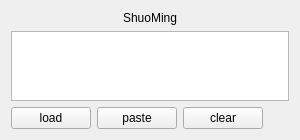
<?xml version="1.0" encoding="UTF-8"?>
<ui version="4.0">
 <class>SeedWidget</class>
 <widget class="QWidget" name="SeedWidget">
  <property name="geometry">
   <rect>
    <x>0</x>
    <y>0</y>
    <width>300</width>
    <height>138</height>
   </rect>
  </property>
  <property name="sizePolicy">
   <sizepolicy hsizetype="Preferred" vsizetype="Preferred">
    <horstretch>0</horstretch>
    <verstretch>0</verstretch>
   </sizepolicy>
  </property>
  <property name="maximumSize">
   <size>
    <width>300</width>
    <height>138</height>
   </size>
  </property>
  <property name="windowTitle">
   <string>Form</string>
  </property>
  <layout class="QVBoxLayout" name="verticalLayout">
   <item>
    <widget class="QLabel" name="label_shuoMing">
     <property name="text">
      <string>ShuoMing</string>
     </property>
     <property name="alignment">
      <set>Qt::AlignCenter</set>
     </property>
     <property name="wordWrap">
      <bool>true</bool>
     </property>
    </widget>
   </item>
   <item>
    <widget class="QPlainTextEdit" name="plainTextEdit">
     <property name="enabled">
      <bool>true</bool>
     </property>
    </widget>
   </item>
   <item>
    <layout class="QHBoxLayout" name="horizontalLayout_2">
     <item>
      <widget class="QPushButton" name="pushButton_jiaZaiWenJian">
       <property name="sizeIncrement">
        <size>
         <width>0</width>
         <height>0</height>
        </size>
       </property>
       <property name="text">
        <string>load</string>
       </property>
      </widget>
     </item>
     <item>
      <widget class="QPushButton" name="pushButton_jianQieBan">
       <property name="text">
        <string>paste</string>
       </property>
      </widget>
     </item>
     <item>
      <widget class="QPushButton" name="pushButton_qingKong">
       <property name="text">
        <string>clear</string>
       </property>
      </widget>
     </item>
     <item>
      <spacer name="horizontalSpacer">
       <property name="orientation">
        <enum>Qt::Horizontal</enum>
       </property>
       <property name="sizeHint" stdset="0">
        <size>
         <width>40</width>
         <height>20</height>
        </size>
       </property>
      </spacer>
     </item>
    </layout>
   </item>
  </layout>
 </widget>
 <resources/>
 <connections>
  <connection>
   <sender>pushButton_qingKong</sender>
   <signal>clicked()</signal>
   <receiver>plainTextEdit</receiver>
   <slot>clear()</slot>
   <hints>
    <hint type="sourcelabel">
     <x>212</x>
     <y>211</y>
    </hint>
    <hint type="destinationlabel">
     <x>140</x>
     <y>110</y>
    </hint>
   </hints>
  </connection>
 </connections>
</ui>
